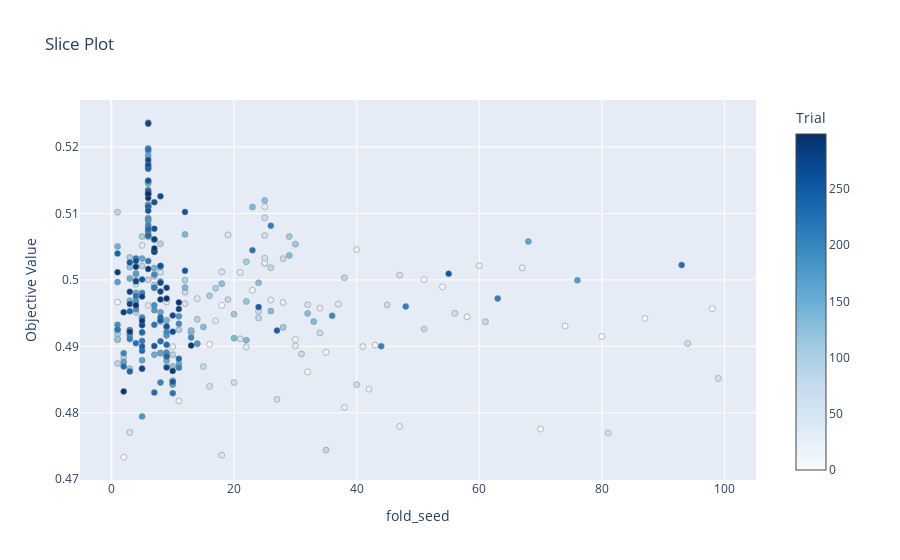
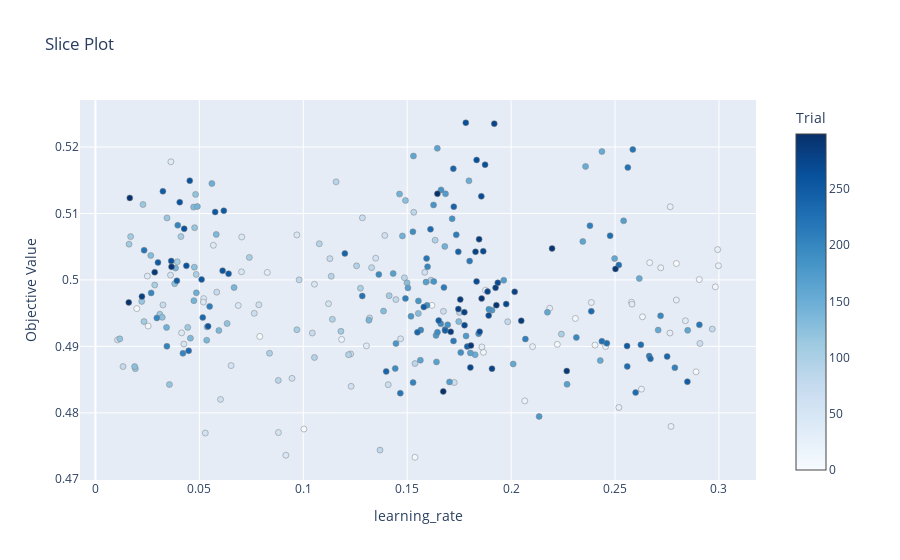
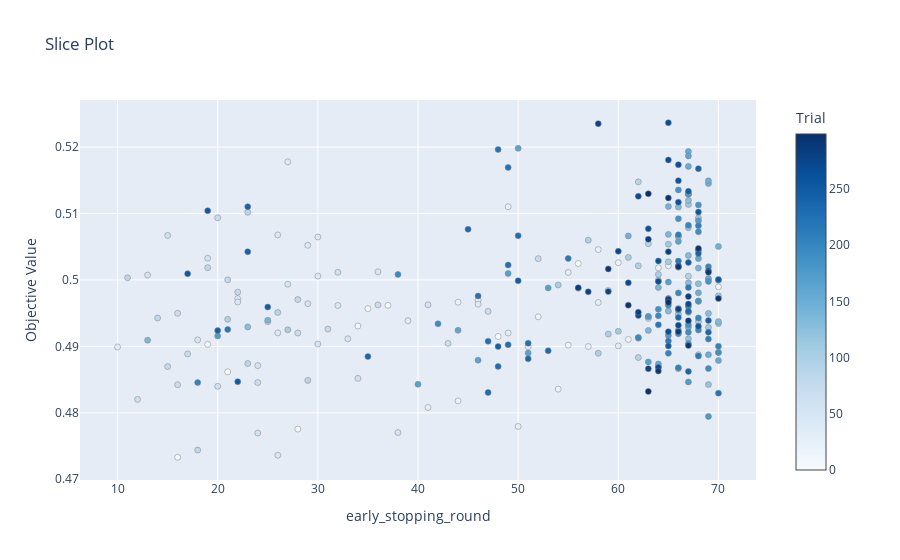
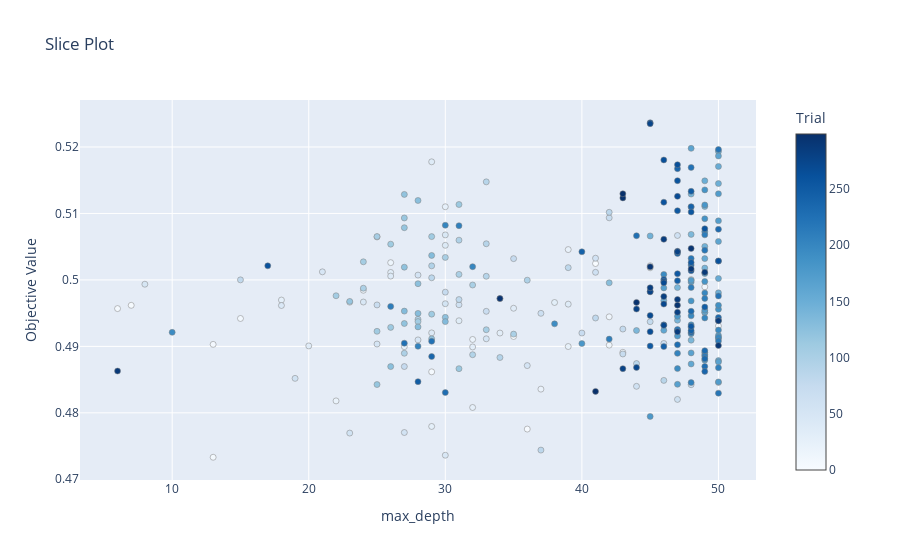

Write notebook code for charts like these, in order.
### Code cell
for param in lgb_optuna_study.best_params.keys():
    fig = plot_slice(lgb_optuna_study, params=[param])
    fig.show()

### Figure 1 — Plotly figure (JSON) as saved in the notebook; plotly's stock layout.template omitted (floating-point values rounded to 4 significant figures; data arrays with more than 128 entries replaced by an {"elided": "..."} marker saying what was removed)
{"data": [{"marker": {"color": {"elided": "300 int values"}, "colorbar": {"title": {"text": "Trial"}, "x": 1, "xpad": 40, "y": 0.5}, "colorscale": [[0, "rgb(247,251,255)"], [0.125, "rgb(222,235,247)"], [0.25, "rgb(198,219,239)"], [0.375, "rgb(158,202,225)"], [0.5, "rgb(107,174,214)"], [0.625, "rgb(66,146,198)"], [0.75, "rgb(33,113,181)"], [0.875, "rgb(8,81,156)"], [1, "rgb(8,48,107)"]], "line": {"color": "Grey", "width": 0.5}}, "mode": "markers", "name": "Feasible Trial", "showlegend": false, "type": "scatter", "x": {"elided": "300 int values"}, "y": {"elided": "300 float values"}}], "layout": {"autosize": true, "title": {"text": "Slice Plot"}, "xaxis": {"autorange": true, "range": [-4.978, 105.0], "title": {"text": "fold_seed"}, "type": "linear"}, "yaxis": {"autorange": true, "range": [0.4692, 0.5278], "title": {"text": "Objective Value"}, "type": "linear"}}}

### Figure 2 — Plotly figure (JSON) as saved in the notebook; plotly's stock layout.template omitted (floating-point values rounded to 4 significant figures; data arrays with more than 128 entries replaced by an {"elided": "..."} marker saying what was removed)
{"data": [{"marker": {"color": {"elided": "300 int values"}, "colorbar": {"title": {"text": "Trial"}, "x": 1, "xpad": 40, "y": 0.5}, "colorscale": [[0, "rgb(247,251,255)"], [0.125, "rgb(222,235,247)"], [0.25, "rgb(198,219,239)"], [0.375, "rgb(158,202,225)"], [0.5, "rgb(107,174,214)"], [0.625, "rgb(66,146,198)"], [0.75, "rgb(33,113,181)"], [0.875, "rgb(8,81,156)"], [1, "rgb(8,48,107)"]], "line": {"color": "Grey", "width": 0.5}}, "mode": "markers", "name": "Feasible Trial", "showlegend": false, "type": "scatter", "x": {"elided": "300 float values"}, "y": {"elided": "300 float values"}}], "layout": {"autosize": true, "title": {"text": "Slice Plot"}, "xaxis": {"autorange": true, "range": [-0.006987, 0.3174], "title": {"text": "learning_rate"}, "type": "linear"}, "yaxis": {"autorange": true, "range": [0.4692, 0.5278], "title": {"text": "Objective Value"}, "type": "linear"}}}

### Figure 3 — Plotly figure (JSON) as saved in the notebook; plotly's stock layout.template omitted (floating-point values rounded to 4 significant figures; data arrays with more than 128 entries replaced by an {"elided": "..."} marker saying what was removed)
{"data": [{"marker": {"color": {"elided": "300 int values"}, "colorbar": {"title": {"text": "Trial"}, "x": 1, "xpad": 40, "y": 0.5}, "colorscale": [[0, "rgb(247,251,255)"], [0.125, "rgb(222,235,247)"], [0.25, "rgb(198,219,239)"], [0.375, "rgb(158,202,225)"], [0.5, "rgb(107,174,214)"], [0.625, "rgb(66,146,198)"], [0.75, "rgb(33,113,181)"], [0.875, "rgb(8,81,156)"], [1, "rgb(8,48,107)"]], "line": {"color": "Grey", "width": 0.5}}, "mode": "markers", "name": "Feasible Trial", "showlegend": false, "type": "scatter", "x": {"elided": "300 int values"}, "y": {"elided": "300 float values"}}], "layout": {"autosize": true, "title": {"text": "Slice Plot"}, "xaxis": {"autorange": true, "range": [6.34, 73.66], "title": {"text": "early_stopping_round"}, "type": "linear"}, "yaxis": {"autorange": true, "range": [0.4692, 0.5278], "title": {"text": "Objective Value"}, "type": "linear"}}}

### Figure 4 — Plotly figure (JSON) as saved in the notebook; plotly's stock layout.template omitted (floating-point values rounded to 4 significant figures; data arrays with more than 128 entries replaced by an {"elided": "..."} marker saying what was removed)
{"data": [{"marker": {"color": {"elided": "300 int values"}, "colorbar": {"title": {"text": "Trial"}, "x": 1, "xpad": 40, "y": 0.5}, "colorscale": [[0, "rgb(247,251,255)"], [0.125, "rgb(222,235,247)"], [0.25, "rgb(198,219,239)"], [0.375, "rgb(158,202,225)"], [0.5, "rgb(107,174,214)"], [0.625, "rgb(66,146,198)"], [0.75, "rgb(33,113,181)"], [0.875, "rgb(8,81,156)"], [1, "rgb(8,48,107)"]], "line": {"color": "Grey", "width": 0.5}}, "mode": "markers", "name": "Feasible Trial", "showlegend": false, "type": "scatter", "x": {"elided": "300 int values"}, "y": {"elided": "300 float values"}}], "layout": {"autosize": true, "title": {"text": "Slice Plot"}, "xaxis": {"autorange": true, "range": [3.316, 52.68], "title": {"text": "max_depth"}, "type": "linear"}, "yaxis": {"autorange": true, "range": [0.4692, 0.5278], "title": {"text": "Objective Value"}, "type": "linear"}}}
